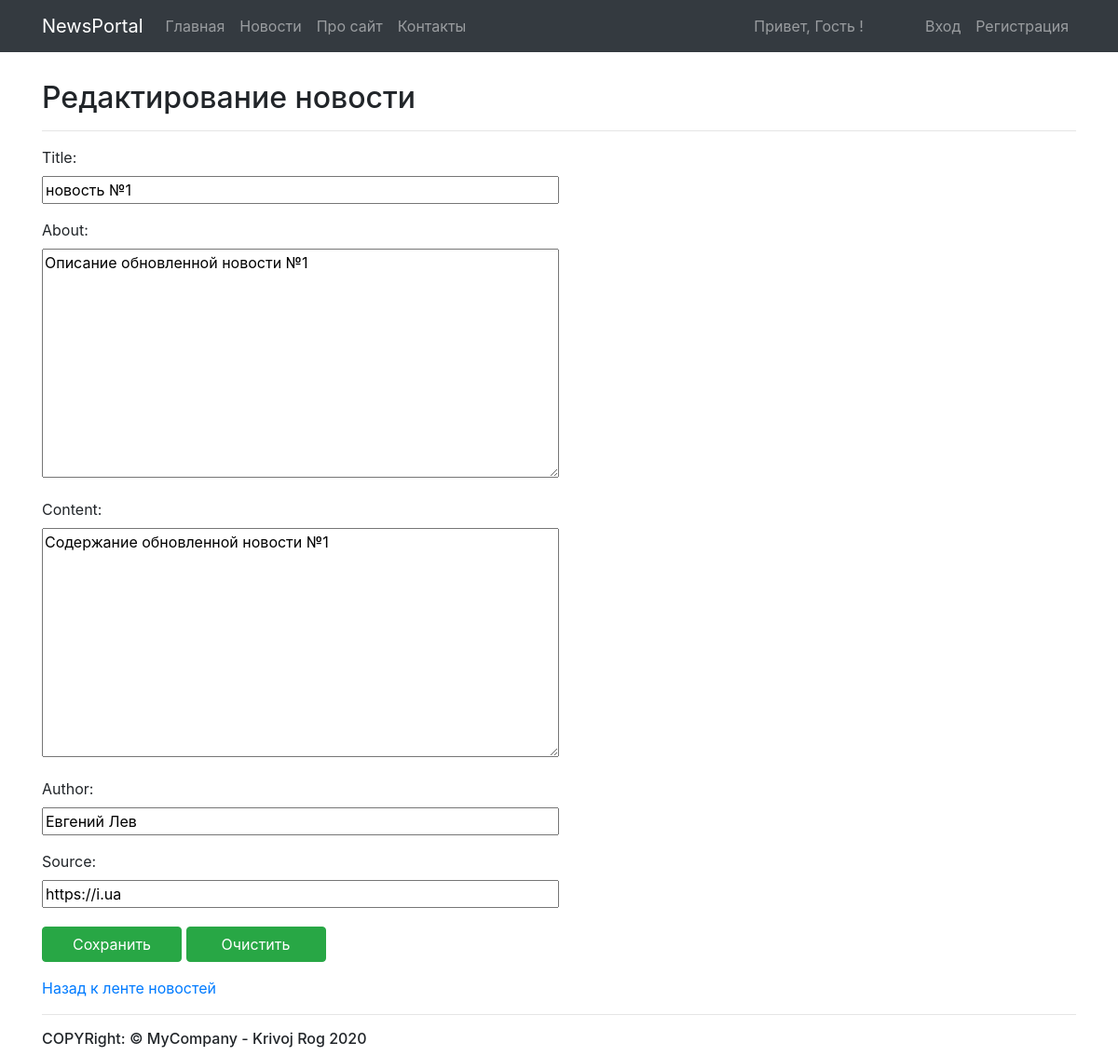
The page /news/edit/1 on the database its author committed.
### news/models.py (models this page shows)
class Post(models.Model):
    title = models.CharField(max_length=100, unique=True, null=False)
    about = models.TextField(max_length=256, null=False)
    content = models.TextField(max_length=1024, null=False)
    author = models.CharField(max_length=100, null=False)
    image = models.FileField(null=False, upload_to='upload/')
    published = models.DateTimeField(null=False, default=strftime('%Y-%m-%d %H:%M:%S'))
    source = models.URLField(null=True)

### news/views.py (the view, shortened to what this page needs)
# urls.py: re_path(r'edit/(?P<post_id>[0-9]+)$', edit),
def edit(request, post_id):
    data = dict()
    data['title'] = 'Редактирование новости'
    post = Post.objects.get(id=post_id)
    if request.method == 'GET':
        data['form'] = PostForm2(instance=post)
        data['post'] = post
        return render(request, 'news/edit.html', context=data)

### news/forms.py
class PostForm2(forms.ModelForm):
    class Meta:
        model = Post
        fields = ('title', 'about', 'content', 'author', 'source')

### templates/news/edit.html (shortened to what this page needs)
{% extends 'layout/base.html' %}
{% block content %}
<div id="content" class="container">
    <h2>{{ title }}</h2>
    <hr>
    <form id="post_edit_form" method="post" action="/news/edit/{{ post.id }}">
        <div>
            {% for field in form %}
            <div class="form-group">
                {{ field.label_tag }}
                <div>
                    {{ field }}
                </div>
            </div>
            {% endfor %}
        </div>
        <p style="margin-top: 20px">
            <input id="b1" type="submit" value="Сохранить" class="btn btn-success">
            <input id="b2" type="reset" value="Очистить" class="btn btn-success">
        </p>
    </form>
    <a href="/news">Назад к ленте новостей</a>
    <hr>
</div>
{% endblock content %}

### static/css/base.css (style rules this page uses)
body { padding-top: 3.5rem; }
#content { margin-top: 30px; }

### templates/news/edit.html (style rules this page uses)
.form-group input { width: 50%; height: 30px; }
.form-group textarea { width: 50%; }
#b1, #b2 { width: 150px; }

### rows shown on the page
Post: form "новость №1" "Описание обновленной новости №1" "Содержание обновленной новости №1" "Евгений Лев" "https://i.ua"

### other values the page prints
{{ title }} "Редактирование новости"
{{ field.label_tag }} "Title:" "About:" "Content:" "Author:" "Source:"
